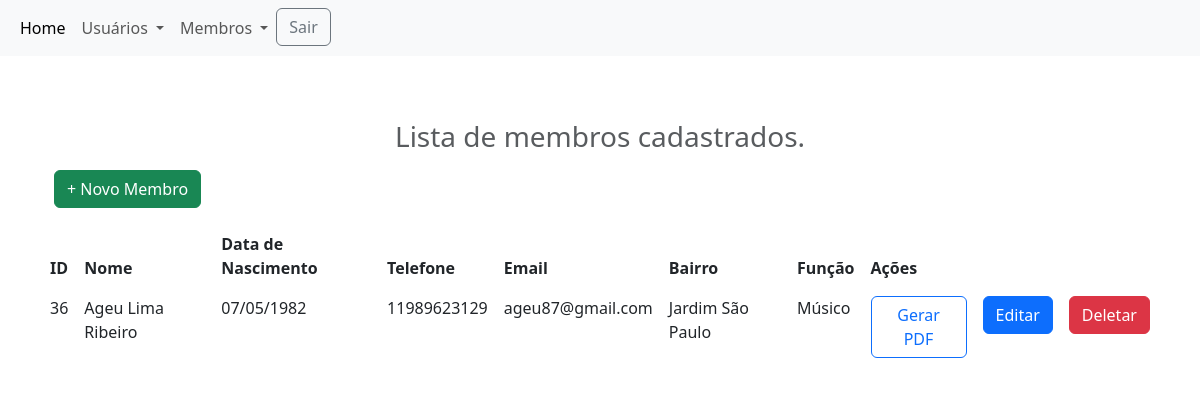
/list_member (signed in), run on an earlier commit of the app's database.
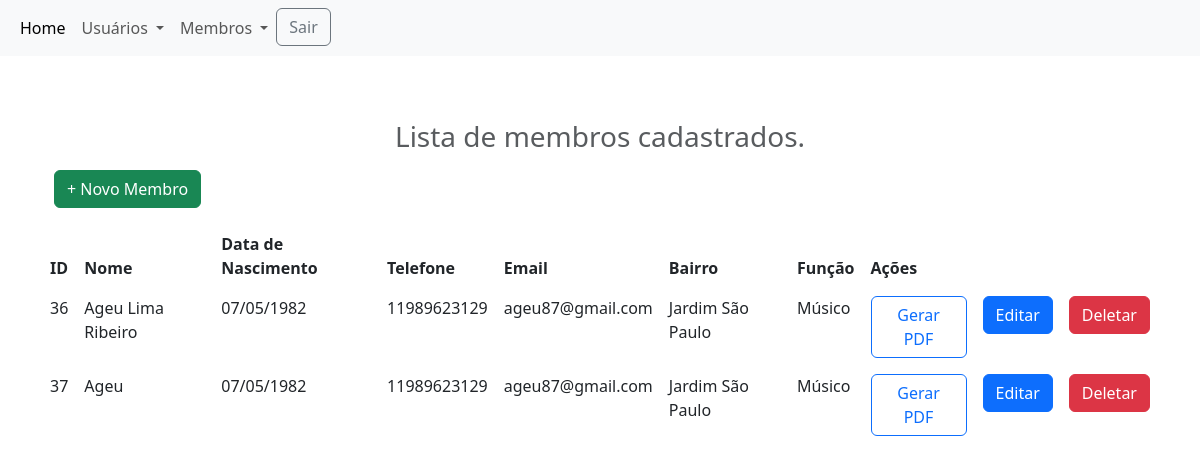
And on a later commit of the database.
### tables this page shows
CREATE TABLE "members" (
    "ID" INTEGER PRIMARY KEY AUTOINCREMENT,
    "NOME" TEXT,
    "PAI" TEXT,
    "MAE" TEXT,
    "DATA_NASC" TEXT,
    "ESTADO_CIVIL" TEXT,
    "CPF" TEXT,
    "RG" TEXT,
    "SETOR_ATUAL" TEXT,
    "IGREJA_ATUAL" TEXT,
    "SETOR_ANTERIOR" TEXT,
    "IGREJA_ANTERIOR" TEXT,
    "BATIZADO_COM_ESPIRITO_SANTO" TEXT,
    "ESCOLARIDADE" TEXT,
    "PROFISSAO" TEXT,
    "BATIZADO_NAS_AGUAS" TEXT,
    "DATA_BATISMO_NAS_AGUAS" TEXT,
    "IGREJA_DE_BATISMO" TEXT,
    "ADMITIDO_POR" TEXT,
    "DATA_DA_CONSAGRACAO" TEXT,
    "DATA_DA_APRESENTACAO" TEXT,
    "CARGO_NA_IGREJA" TEXT,
    "ENDERECO" TEXT,
    "BAIRRO" TEXT,
    "CIDADE" TEXT,
    "ESTADO" TEXT,
    "CEP" TEXT,
    "TELEFONE" TEXT,
    "EMAIL" TEXT,
    "TEM_CARTAO_DE_MEMBRO" TEXT,
    "FOTO" TEXT
);

### app.py (the view)
@app.route("/list_member")
def list_member():
    con = sql.connect("app_orion_database.db")
    con.row_factory=sql.Row
    cur=con.cursor()
    cur.execute("select * from members")
    data=cur.fetchall()
    user_id = session.get('user_id')
    if user_id is None:
        flash("Você precisa fazer login para acessar esta página.", "danger")
        return redirect(url_for("login"))
    return render_template("membros/list_member.html", datas=data, user_id=user_id)

### templates/membros/list_member.html
{% extends 'layout.html' %}
{% block body %}
<div class="container">
    <div class="row mt-5 mb-5">
        <h3 class="text-center text-muted mb-3">Lista de membros cadastrados.</h3>
        <p class="text-right">
            <a href="{{url_for('add_member')}}" class="btn btn-success"> + Novo Membro</a>
        </p>
        <table class="table no-border">
            <thead>
              <tr>
                <th scope="col">ID</th>
                <th scope="col">Nome</th>
                <th scope="col">Data de Nascimento</th>
                <th scope="col">Telefone</th>
                <th scope="col">Email</th>
                <th scope="col">Bairro</th>
                <th scope="col">Função</th>
                <th scope="col">Ações</th>
              </tr>
            </thead>
            <tbody>
                {% for row in datas %}
                    <tr>
                        <td>{{row.id}}</td>
                        <td>{{row.nome}}</td>
                        <td>{{row.data_nasc}}</td>
                        <td>{{row.telefone}}</td>
                        <td>{{row.email}}</td>
                        <td>{{row.bairro}}</td>
                        <td>{{row.cargo_na_igreja}}</td>
                        <td><a href="{{ url_for('view_member', id=row.ID) }}" class="btn btn-outline-primary" target="_blank">Gerar PDF</a></td>
                        <td><a href="{{url_for('edit_member',id=row.ID)}}" class="btn btn-primary" title="Editar Membro">Editar</a></td>
                        <td><a href="{{url_for('delete_member',id=row.ID)}}" class="btn btn-danger" title="Deletar Membro" onclick="return confirm('Você deseja excluir este membro?')">Deletar</a></td>
                    </tr>
              {% endfor %}
            </tbody>
        </table>
    </div>
</div>
{% endblock %}

### templates/layout.html (shortened to what this page needs)
<!DOCTYPE html>
<html lang="pt-br">
<head>
    <link href="https://cdn.jsdelivr.net/npm/bootstrap@5.3.0/dist/css/bootstrap.min.css" rel="stylesheet">
    <link rel="stylesheet" href="https://cdnjs.cloudflare.com/ajax/libs/font-awesome/6.0.0-beta2/css/all.min.css"/>
</head>
<body>
    <header>
        <nav class="navbar navbar-expand-lg bg-body-tertiary">
            <div class="container-fluid">
                <div class="collapse navbar-collapse" id="navbarText">
                    <ul class="navbar-nav me-auto mb-2 mb-lg-0">
                        <li class="nav-item">
                            <a class="nav-link active" aria-current="page" href="{{url_for('index')}}">Home</a>
                        </li>
                            <li class="nav-item dropdown">
                                <a class="nav-link dropdown-toggle" href="#" role="button" data-bs-toggle="dropdown" aria-expanded="false">
                                    Usuários
                                </a>
                            </li>
                            <li class="nav-item dropdown">
                                <a class="nav-link dropdown-toggle" href="#" role="button" data-bs-toggle="dropdown" aria-expanded="false">
                                    Membros
                                </a>
                            </li>
                        <li class="ml-auto right">
                            <a href="{{url_for('logout')}}" class="btn btn-outline-secondary"> Sair </a>
                        </li>
                    </ul>
                </div>
            </div>
        </nav>
    </header>
    <div class="container pt-3">
        {% block body %}
        {% endblock %}
    </div>
</body>
</html>

### templates/layout.html (style rules this page uses)
tr, td, th { border: none; }

What changed in the data, as far as the page shows it:
added members: id "37", nome "Ageu", data_nasc "07/05/1982", telefone "11989623129", email "ageu87@gmail.com", bairro "Jardim São Paulo", cargo_na_igreja "Músico"
